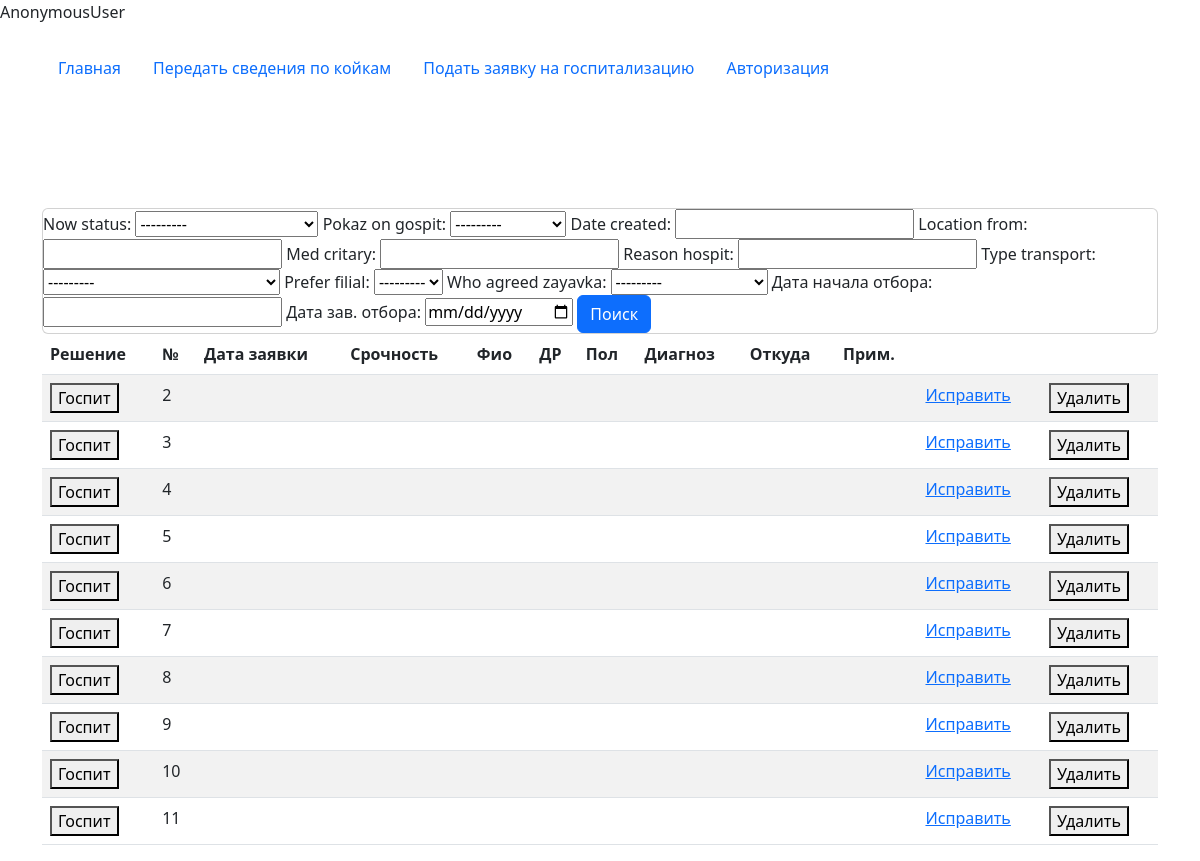
/zayavki/, run on the app's committed database.
### wait_list_app/models.py (models this page shows, shortened)
class ZayavkaNaGospit(models.Model):
    now_status = models.CharField(max_length=50,
                                        choices=[('Ожидает одобрения', 'Ожидает одобрения'),
                                                ('Одобрена', 'Одобрена'),
                                                ('Отложена', 'Отложена'),
                                                ('Отменена', 'Отменена'),
                                                ('Умер', 'Умер'),
                                                ('Госпитализирован', 'Госпитализирован') ])
    pokaz_on_gospit = models.CharField(max_length=15,
                                       choices=[('Мед план', 'Мед план'),
                                                ('Мед срочно', 'Мед срочно'),
                                                ('ОРДП план', 'ОРДП план')])
    date_created = models.DateTimeField(auto_now_add=True)
    location_from = models.CharField(max_length=150)
    med_critary = models.IntegerField(max_length=5)
    reason_hospit = models.TextField()
    type_transport = models.CharField(max_length=50,
                                        choices=[('СМП', 'СМП'),
                                                ('Машина с  носилками', 'Машина с  носилками'),
                                                ('Cобственным транспортом', 'Cобственным транспортом'),
                                                ('ЦЭМП', 'ЦЭМП'),
                                                ('Умер', 'Умер'),
                                                ('Машина без носилок', 'Машина без носилок') ])
    prefer_filial = models.ForeignKey(Filials, on_delete=models.CASCADE)
    who_agreed_zayavka = models.CharField(max_length=15,
                                       choices=[('Зав_ОВПП', 'Зав_ОВПП'),
                                                ('Зав_филиалом', 'Зав_филиалом'),
                                                ('Зав_ОДРП', 'Зав_ОДРП'),
                                                ('Врач_КЦ', 'Врач_КЦ'),
                                                ('Врач_деж_админ', 'Врач_деж_админ'),
                                                ('Глав_врач', 'Глав_врач'),
                                                ('Зам_по_амб', 'Зам_по_амб'),
                                                ('Зам_по_стац', 'Зам_по_стац'),
                                                ('ГВС', 'ГВС')])

### wait_list_app/views.py (the view)
def v_zayavka_info(request):
    zayavki = ZayavkaNaGospit.objects.all()
    myFilterZayv = FilterZayavki(request.GET, queryset=zayavki)
    zayavki = myFilterZayv.qs
    page = 'zayav_info'
    context = {"zayavki": zayavki,
              'myFilter':myFilterZayv,
               'page': page
               }
    return render(request, "wait_list_app/zayavki_list.html", context)

### wait_list_app/templates/wait_list_app/zayavki_list.html
{% extends 'wait_list_app/base_moselg.html' %}
{% load static %}
{% block content %}
<br>
    <div class="row">
        <div class="col">
            <div class="card card-body's">
                <form method="get">
                    {{ myFilter.form}}
                    <button class="btn btn-primary" type="submit">Поиск</button>
                </form>
            </div>
        </div>
    </div>
 <table  class="table table-striped table-hover">
        <thead>
            <tr>
                <th>Решение</th>
                <th>№</th>
                <th>Дата заявки</th>
                <th>Срочность</th>
                <th>Фио</th>
                <th>ДР</th>
                <th>Пол</th>
                <th>Диагноз</th>
                <th>Откуда</th>
                <th>Прим.</th>
                <th></th>
                <th></th>
            </tr>
        </thead>
        <tbody>
            {% for zayavka_ in zayavki %}
            <tr>
                <td><button class="editbtn">Госпит</button></td>
                <td>{{ zayavka_.id }}</td>
                <td>{{ zayavka_.create_at}}</td>
                <td>{{ zayavka_.quickly_categor }}</td>
                <td>{{ zayavka_.fio }}</td>
                <td>{{ zayavka_.birthday }}</td>
                <td>{{ zayavka_.gender }}</td>
                <td>{{ zayavka_.diagnoz }}</td>
                <td>{{ zayavka_.med_org }}</td>
                <td>{{ zayavka_.comment }}</td>
                <td><a href="#">Исправить {{ med_.id  }}</a></td>
                <td><button class="editbtn">Удалить</button></td>
            </tr>
            {% endfor %}
        </tbody>
    </table>
{% endblock %}

### data on the page
ZayavkaNaGospit: id "2"
ZayavkaNaGospit: id "3"
ZayavkaNaGospit: id "4"
ZayavkaNaGospit: id "5"
ZayavkaNaGospit: id "6"
ZayavkaNaGospit: id "7"
ZayavkaNaGospit: id "8"
ZayavkaNaGospit: id "9"
ZayavkaNaGospit: id "10"
ZayavkaNaGospit: id "11"

### other printed values
{{ user }} "AnonymousUser"
